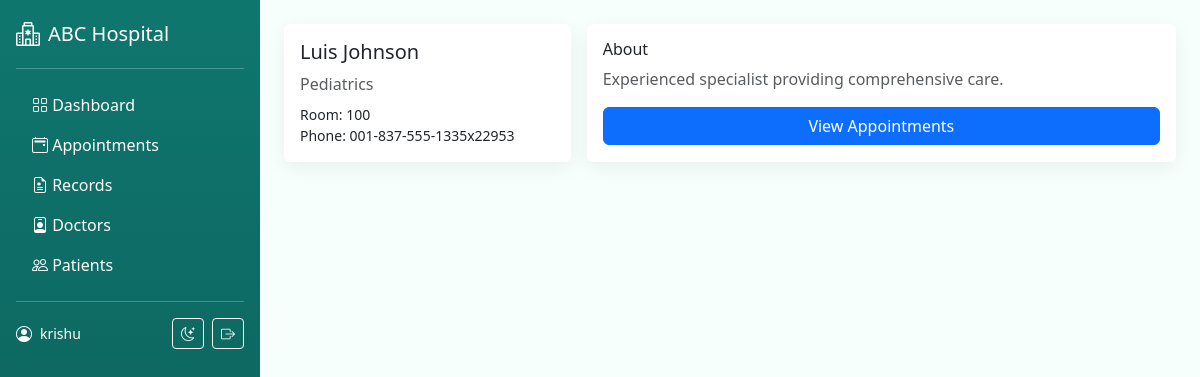
The app's page /accounts/doctor/2/ (signed in) with its own data.
### accounts/models.py (models this page shows, shortened)
class User(AbstractUser):
    class Roles(models.TextChoices):
        ADMIN = "ADMIN", _("Admin")
        DOCTOR = "DOCTOR", _("Doctor")
        PATIENT = "PATIENT", _("Patient")
    role = models.CharField(
        max_length=20,
        choices=Roles.choices,
        default=Roles.PATIENT,
        help_text=_("Determines the user dashboard and permissions."),
    )

class DoctorProfile(models.Model):
    user = models.OneToOneField(User, on_delete=models.CASCADE, related_name="doctor_profile")
    specialization = models.CharField(max_length=120, blank=True)
    phone = models.CharField(max_length=20, blank=True)
    room_number = models.CharField(max_length=20, blank=True)

### accounts/views.py (the view)
# urls.py: path('doctor/<int:pk>/', views.doctor_profile, name='doctor_profile'),
@login_required
def doctor_profile(request, pk):
    user = get_object_or_404(User, pk=pk, role=User.Roles.DOCTOR)
    return render(request, 'accounts/doctor_profile.html', { 'doctor': user })

### templates/accounts/doctor_profile.html (shortened to what this page needs)
{% extends 'base.html' %}
{% block content %}
<div class="row g-3">
  <div class="col-md-4">
    <div class="card p-3 h-100">
      <h5>{{ doctor.get_full_name|default:doctor.username }}</h5>
      <div class="text-muted">{{ doctor.doctor_profile.specialization }}</div>
      <div class="small mt-2">Room: {{ doctor.doctor_profile.room_number }}</div>
      <div class="small">Phone: {{ doctor.doctor_profile.phone }}</div>
    </div>
  </div>
  <div class="col-md-8">
    <div class="card p-3 h-100">
      <h6>About</h6>
      <p class="text-muted">Experienced specialist providing comprehensive care.</p>
      <a class="btn btn-primary" href="/appointments/?q={{ doctor.username }}">View Appointments</a>
    </div>
  </div>
</div>
{% endblock %}

### templates/base.html (shortened to what this page needs)
<!DOCTYPE html>
<html lang="en" data-bs-theme="light">
<head>
  <link href="https://cdn.jsdelivr.net/npm/bootstrap@5.3.3/dist/css/bootstrap.min.css" rel="stylesheet">
  <link href="https://cdn.jsdelivr.net/npm/bootstrap-icons@1.11.3/font/bootstrap-icons.css" rel="stylesheet">
  {% load static %}
</head>
<body>
  <div class="d-flex" style="min-height:100vh;">
    <aside class="flex-shrink-0 p-3 text-bg-dark" style="width:260px;background:linear-gradient(180deg,var(--brand),#0b5b55);">
      <a href="/" class="d-flex align-items-center mb-3 mb-md-0 me-md-auto text-white text-decoration-none">
        <i class="bi bi-hospital fs-4 me-2"></i>
        <span class="fs-5">ABC Hospital</span>
      </a>
      <hr>
      <ul class="nav nav-pills flex-column mb-auto">
        <li class="nav-item"><a href="/" class="nav-link text-white"><i class="bi bi-grid"></i> Dashboard</a></li>
        <li><a href="/appointments/" class="nav-link text-white"><i class="bi bi-calendar2-event"></i> Appointments</a></li>
        <li><a href="/records/" class="nav-link text-white"><i class="bi bi-file-earmark-medical"></i> Records</a></li>
        <li><a href="/accounts/doctors/" class="nav-link text-white"><i class="bi bi-person-badge"></i> Doctors</a></li>
        <li><a href="/accounts/patients/" class="nav-link text-white"><i class="bi bi-people"></i> Patients</a></li>
      </ul>
      <hr>
      <div class="d-flex align-items-center text-white">
        <i class="bi bi-person-circle me-2"></i>
        <div class="small">{{ user.get_full_name|default:user.username }}</div>
        <div class="ms-auto d-flex gap-2">
          <button id="themeToggle" class="btn btn-sm btn-outline-light"><i class="bi bi-moon-stars"></i></button>
          <a href="/accounts/logout/" class="btn btn-sm btn-outline-light"><i class="bi bi-box-arrow-right"></i></a>
        </div>
      </div>
    </aside>
    <main class="flex-grow-1 p-4">
      {% block content %}{% endblock %}
    </main>
  </div>
</body>
</html>

### templates/base.html (style rules this page uses)
:root { --brand: #0f766e; --brand-2:#0ea5a4; --bg:#f6fffb; }
body { background-color: var(--bg); }
.card { border: 0; box-shadow: 0 6px 20px rgba(0,0,0,0.06); }

### records on screen
User: get_full_name "krishu"
User: get_full_name "Luis Johnson", doctor_profile.specialization "Pediatrics", doctor_profile.room_number "100", doctor_profile.phone "001-837-555-1335x22953"
